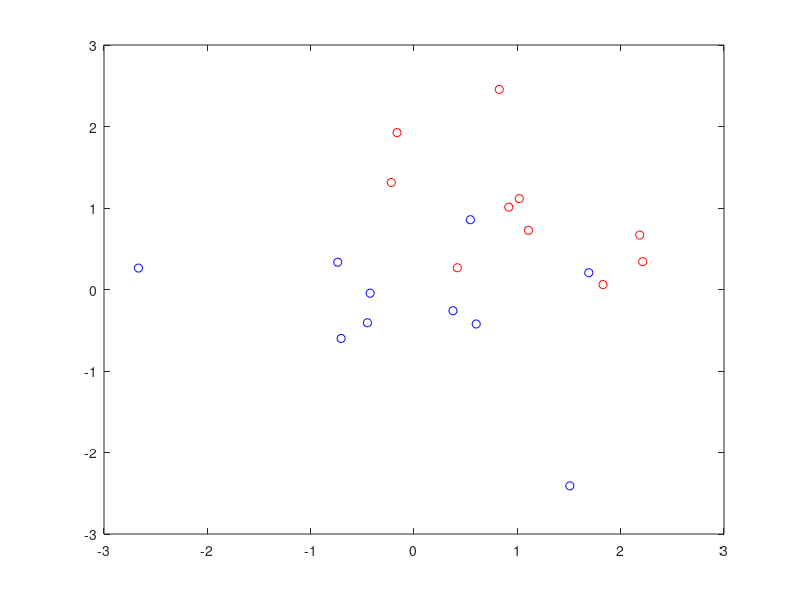

Source code (MATLAB):
clear
clc
close all

rng(1)

x = randn(20,2);
y = [-1*ones(1,10) ones(1,10)];
x(11:20,:) = x(11:20,:) + 1;
plot(x(1:10,1), x(1:10,2), 'bo', x(11:20,1), x(11:20,2), 'ro')